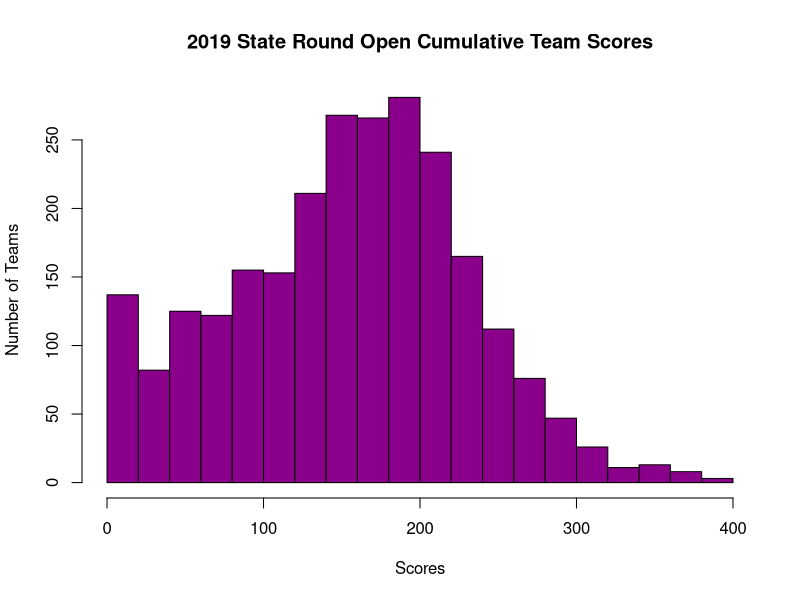
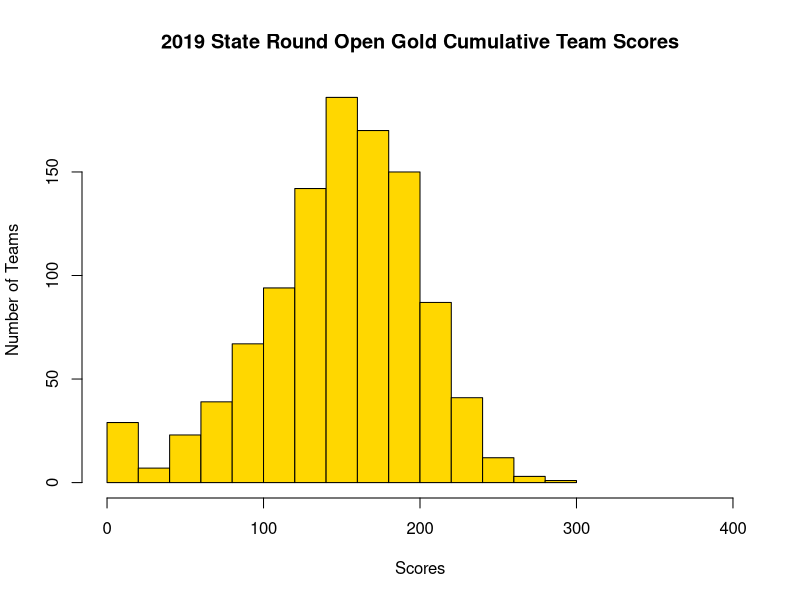
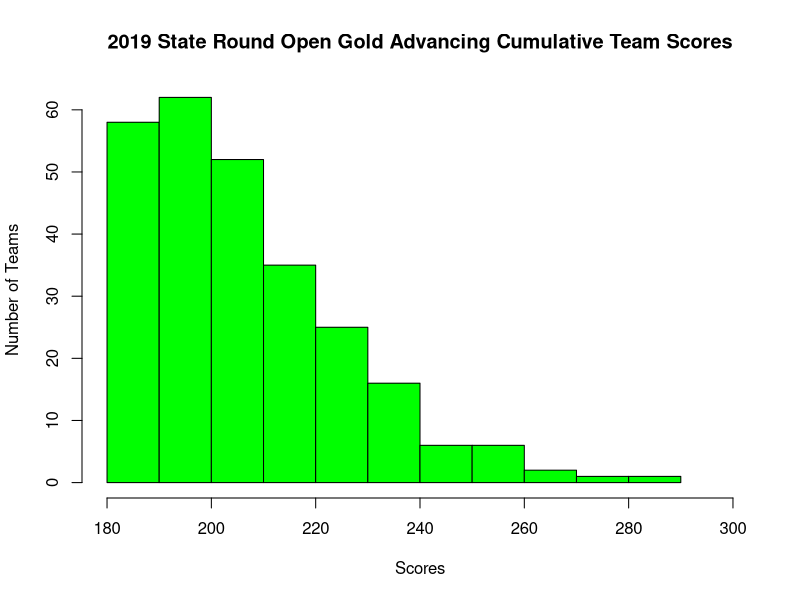
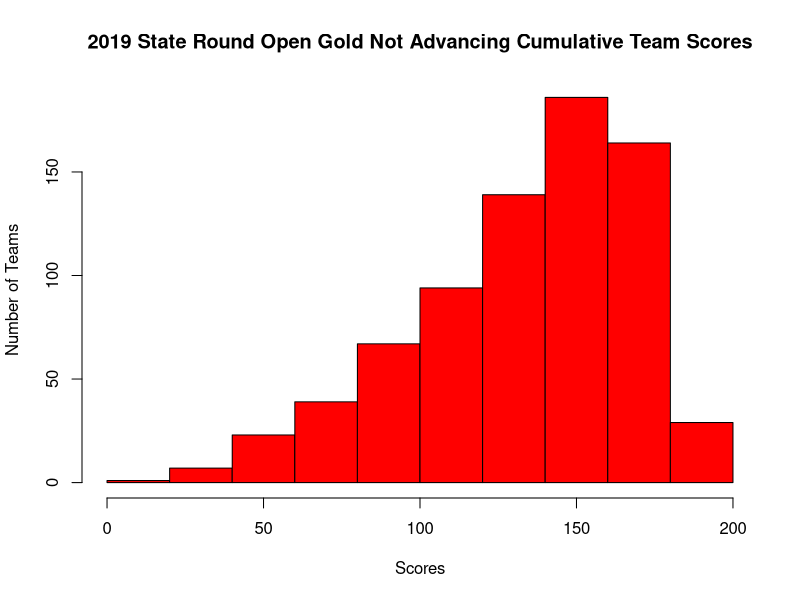

Recreate these plots in R, in order.
#Data analysis of Cyber Patriot Cumulative Scores
#State Round 2019
setwd("~/Desktop/RProgramming")
install.packages("tidyverse")
library(tidyverse)
library(readr)
library(dplyr)
#Read State Round Cyber Patriot csv file
state.rnd<-read.csv("CP-XIIStateRound2019.csv",stringsAsFactors = FALSE)
#Inspect state.rnd data
tibble(state.rnd)
#Obtain Open Division
state.rnd.open<-filter(state.rnd,state.rnd[,2]=="Open")
#Inspect Open Division
tibble(state.rnd.open)
#Obtain Number Open Division Teams
nrow(state.rnd.open)
state.rnd.open.gold<-filter(state.rnd.open,state.rnd.open[,4]=="Gold")
#Obtain Number Open Gold Division Teams
nrow(state.rnd.open.gold)
#Inspect Open Gold Division
tibble(state.rnd.open.gold)
#Obtain Open Gold Advancing Division
state.rnd.open.gold.adv<-filter(state.rnd.open.gold,state.rnd.open.gold[,8]=="Advances to Semifinals")
#Inspect Open Gold Advancing Division
tibble(state.rnd.open.gold.adv)
#Obtain Number Open Gold Division Advancing Teams
nrow(state.rnd.open.gold.adv)
#Obtain Open Gold Not Advancing Division
state.rnd.open.gold.not.adv<-filter(state.rnd.open.gold,state.rnd.open.gold[,8]=="Does Not Advance")
#Inspect Open Gold Division
tibble(state.rnd.open.gold.not.adv)
#Obtain Number Open Gold Division Teams Not Advancing
nrow(state.rnd.open.gold.not.adv)
#Convert to numeric data
open.cum.scores<-as.numeric(as.character(state.rnd.open[,7]))
open.gold.cum.scores<-as.numeric(as.character(state.rnd.open.gold[,7]))
open.gold.cum.scores.adv<-as.numeric(as.character(state.rnd.open.gold.adv[,7]))
open.gold.cum.scores.not.adv<-as.numeric(as.character(state.rnd.open.gold.not.adv[,7]))
#Obtain summaries 
summary(open.cum.scores)
summary(open.gold.cum.scores)
summary(open.gold.cum.scores.adv)
summary(open.gold.cum.scores.not.adv)
#Create plots
#Open Division
hist(open.cum.scores,
     main="2019 State Round Open Cumulative Team Scores",
     xlab="Scores",
     xlim=c(0,400),
     ylab = "Number of Teams",
     col="darkmagenta", breaks = 15
)
#Gold Division
hist(open.gold.cum.scores,
     main="2019 State Round Open Gold Cumulative Team Scores",
     xlab="Scores",
     xlim=c(0,400),
     ylab = "Number of Teams",
     col="gold"
)
#Advancing
hist(open.gold.cum.scores.adv,
     main="2019 State Round Open Gold Advancing Cumulative Team Scores",
     xlab="Scores",
     xlim=c(180,300),
     ylab = "Number of Teams",
     col="green"
)
#Not advancing
hist(open.gold.cum.scores.not.adv,
     main="2019 State Round Open Gold Not Advancing Cumulative Team Scores",
     xlab="Scores",
     xlim=c(0,200),
     ylab = "Number of Teams",
     col="red"
)


